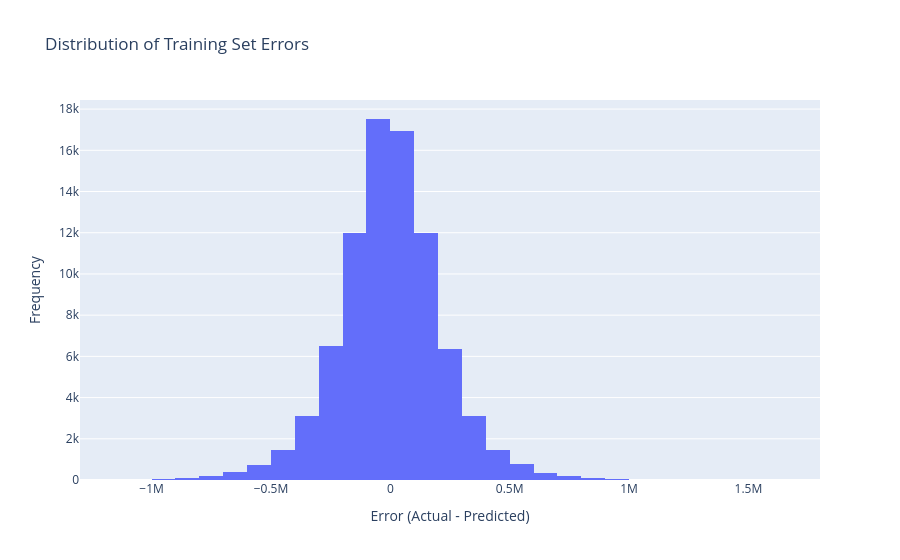

Write notebook code for a chart like this one.
### Code cell
import plotly.express as px

fig = px.histogram(
    train_df,
    x='error',
    nbins=50,
    title='Distribution of Training Set Errors',
    labels={'error': 'Error (Actual - Predicted)', 'count': 'Frequency'}
)
fig.update_layout(
    xaxis_title='Error (Actual - Predicted)',
    yaxis_title='Frequency'
)
fig.show()

### Figure 1 — Plotly figure (JSON) as saved in the notebook; plotly's stock layout.template omitted (floating-point values rounded to 4 significant figures; data arrays with more than 128 entries replaced by an {"elided": "..."} marker saying what was removed)
{"data": [{"bingroup": "x", "hovertemplate": "Error (Actual - Predicted)=%{x}<br>count=%{y}<extra></extra>", "legendgroup": "", "marker": {"color": "#636efa", "pattern": {"shape": ""}}, "name": "", "nbinsx": 50, "orientation": "v", "showlegend": false, "type": "histogram", "x": {"elided": "83403 float values"}, "xaxis": "x", "yaxis": "y"}], "layout": {"barmode": "relative", "legend": {"tracegroupgap": 0}, "title": {"text": "Distribution of Training Set Errors"}, "xaxis": {"anchor": "y", "domain": [0, 1], "title": {"text": "Error (Actual - Predicted)"}}, "yaxis": {"anchor": "x", "domain": [0, 1], "title": {"text": "Frequency"}}}}
